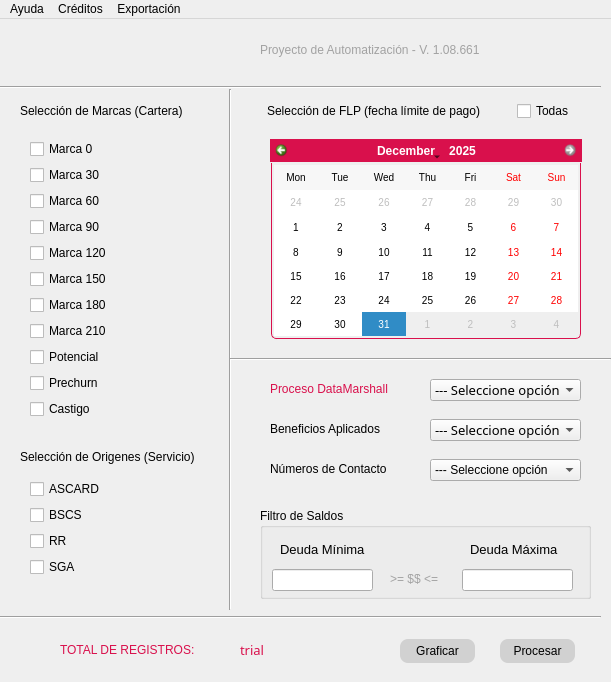
<?xml version="1.0" encoding="UTF-8"?>
<ui version="4.0">
 <class>Process_Data</class>
 <widget class="QMainWindow" name="Process_Data">
  <property name="enabled">
   <bool>true</bool>
  </property>
  <property name="geometry">
   <rect>
    <x>0</x>
    <y>0</y>
    <width>611</width>
    <height>682</height>
   </rect>
  </property>
  <property name="mouseTracking">
   <bool>false</bool>
  </property>
  <property name="focusPolicy">
   <enum>Qt::ClickFocus</enum>
  </property>
  <property name="acceptDrops">
   <bool>false</bool>
  </property>
  <property name="windowTitle">
   <string>Process DB</string>
  </property>
  <property name="toolButtonStyle">
   <enum>Qt::ToolButtonFollowStyle</enum>
  </property>
  <property name="animated">
   <bool>true</bool>
  </property>
  <widget class="QWidget" name="CentralWidget">
   <widget class="QCalendarWidget" name="calendarWidget">
    <property name="enabled">
     <bool>true</bool>
    </property>
    <property name="geometry">
     <rect>
      <x>270</x>
      <y>120</y>
      <width>312</width>
      <height>201</height>
     </rect>
    </property>
    <property name="minimumSize">
     <size>
      <width>312</width>
      <height>180</height>
     </size>
    </property>
    <property name="font">
     <font>
      <italic>false</italic>
     </font>
    </property>
    <property name="focusPolicy">
     <enum>Qt::ClickFocus</enum>
    </property>
    <property name="contextMenuPolicy">
     <enum>Qt::DefaultContextMenu</enum>
    </property>
    <property name="styleSheet">
     <string notr="true">#qt_calendar_navigationbar{

	background-color: rgb(217, 16, 76);
}

#qt_calendar_prevmonth,
#qt_calendar_nextmonth{
border: none;
qproperty-icon: none;

min-width:13 px;
max-width:13 px;
min-height:13 px;
max-height: 13 px;

border-radius: 5px;

background-color: transparent;
padding: 5px

}

#qt_calendar_prevmonth{
	margin-right: 5px;
	image: url(:/Ico_Calendar/ico/Right.png);
}
#qt_calendar_nextmonth{
	margin-left: 5px;
	image: url(:/Ico_Calendar/ico/Left.png);
}

#qt_calendar_prevmonth:hover,
#qt_calendar_nextmonth:hover{
	background-color: rgb(0, 0, 0);
}

#qt_calendar_prevmonth:pressed,
#qt_calendar_nextmonth:pressed{
	background-color: rgb(0, 0, 0);
}

#qt_calendar_calendarview{

	border: 1px solid #d9104c;
	border-top: 0px;
	border-bottom-left-radius: 5px;
	border-bottom-right-radius: 5px;
    font-size: 10px; 
	padding: 2px;
    margin: 1px;

}

#qt_calendar_calendarview::item:hover{
	border-radius: 5px;
	color: rgb(255, 255, 255);
	background-color: #d9104c;
}

#qt_calendar_calendarview::item:selected{
	border-radius: 5px;
	background-color: #d9104c;
}
</string>
    </property>
    <property name="minimumDate">
     <date>
      <year>2024</year>
      <month>2</month>
      <day>1</day>
     </date>
    </property>
    <property name="maximumDate">
     <date>
      <year>2025</year>
      <month>12</month>
      <day>31</day>
     </date>
    </property>
    <property name="gridVisible">
     <bool>false</bool>
    </property>
    <property name="verticalHeaderFormat">
     <enum>QCalendarWidget::NoVerticalHeader</enum>
    </property>
    <property name="dateEditAcceptDelay">
     <number>1500</number>
    </property>
   </widget>
   <widget class="QLabel" name="label_Origins">
    <property name="geometry">
     <rect>
      <x>20</x>
      <y>430</y>
      <width>211</width>
      <height>16</height>
     </rect>
    </property>
    <property name="styleSheet">
     <string notr="true">font: 63 10pt &quot;Bahnschrift SemiBold&quot;;</string>
    </property>
    <property name="text">
     <string>Selección de Origenes (Servicio)</string>
    </property>
   </widget>
   <widget class="QLabel" name="label_Benefits">
    <property name="geometry">
     <rect>
      <x>270</x>
      <y>400</y>
      <width>161</width>
      <height>20</height>
     </rect>
    </property>
    <property name="styleSheet">
     <string notr="true">/*color: rgb(217, 16, 76);*/
font: 63 10pt &quot;Bahnschrift SemiBold&quot;;</string>
    </property>
    <property name="text">
     <string>Beneficios Aplicados</string>
    </property>
   </widget>
   <widget class="Line" name="line_Horizontal">
    <property name="geometry">
     <rect>
      <x>220</x>
      <y>70</y>
      <width>20</width>
      <height>521</height>
     </rect>
    </property>
    <property name="orientation">
     <enum>Qt::Vertical</enum>
    </property>
   </widget>
   <widget class="QWidget" name="layoutWidget">
    <property name="geometry">
     <rect>
      <x>30</x>
      <y>120</y>
      <width>91</width>
      <height>282</height>
     </rect>
    </property>
    <layout class="QVBoxLayout" name="verticalLayout_Brands">
     <item>
      <widget class="QCheckBox" name="checkBox_Brand_0">
       <property name="text">
        <string>Marca 0</string>
       </property>
      </widget>
     </item>
     <item>
      <widget class="QCheckBox" name="checkBox_Brand_30">
       <property name="text">
        <string>Marca 30</string>
       </property>
      </widget>
     </item>
     <item>
      <widget class="QCheckBox" name="checkBox_Brand_60">
       <property name="text">
        <string>Marca 60</string>
       </property>
      </widget>
     </item>
     <item>
      <widget class="QCheckBox" name="checkBox_Brand_90">
       <property name="text">
        <string>Marca 90</string>
       </property>
      </widget>
     </item>
     <item>
      <widget class="QCheckBox" name="checkBox_Brand_120">
       <property name="text">
        <string>Marca 120</string>
       </property>
      </widget>
     </item>
     <item>
      <widget class="QCheckBox" name="checkBox_brand_150">
       <property name="text">
        <string>Marca 150</string>
       </property>
      </widget>
     </item>
     <item>
      <widget class="QCheckBox" name="checkBox_Brand_180">
       <property name="text">
        <string>Marca 180</string>
       </property>
      </widget>
     </item>
     <item>
      <widget class="QCheckBox" name="checkBox_Brand_210">
       <property name="text">
        <string>Marca 210</string>
       </property>
      </widget>
     </item>
     <item>
      <widget class="QCheckBox" name="checkBox_Brand_Potencial">
       <property name="text">
        <string>Potencial</string>
       </property>
      </widget>
     </item>
     <item>
      <widget class="QCheckBox" name="checkBox_Brand_Prechurn">
       <property name="text">
        <string>Prechurn</string>
       </property>
      </widget>
     </item>
     <item>
      <widget class="QCheckBox" name="checkBox_Brand_Castigo">
       <property name="text">
        <string>Castigo</string>
       </property>
      </widget>
     </item>
    </layout>
   </widget>
   <widget class="QWidget" name="layoutWidget">
    <property name="geometry">
     <rect>
      <x>30</x>
      <y>460</y>
      <width>73</width>
      <height>100</height>
     </rect>
    </property>
    <layout class="QVBoxLayout" name="verticalLayout_Origins">
     <item>
      <widget class="QCheckBox" name="checkBox_Origin_ASCARD">
       <property name="text">
        <string>ASCARD</string>
       </property>
      </widget>
     </item>
     <item>
      <widget class="QCheckBox" name="checkBox_Origin_BSCS">
       <property name="text">
        <string>BSCS</string>
       </property>
      </widget>
     </item>
     <item>
      <widget class="QCheckBox" name="checkBox_Origin_RR">
       <property name="text">
        <string>RR</string>
       </property>
      </widget>
     </item>
     <item>
      <widget class="QCheckBox" name="checkBox_Origin_SGA">
       <property name="text">
        <string>SGA</string>
       </property>
      </widget>
     </item>
    </layout>
   </widget>
   <widget class="QWidget" name="layoutWidget">
    <property name="geometry">
     <rect>
      <x>20</x>
      <y>80</y>
      <width>555</width>
      <height>24</height>
     </rect>
    </property>
    <layout class="QHBoxLayout" name="horizontalLayout_Selections_Brands_FLP">
     <item>
      <widget class="QLabel" name="label_Brands">
       <property name="styleSheet">
        <string notr="true">font: 63 10pt &quot;Bahnschrift SemiBold&quot;;</string>
       </property>
       <property name="text">
        <string>Selección de Marcas (Cartera)</string>
       </property>
      </widget>
     </item>
     <item>
      <spacer name="horizontalSpacer">
       <property name="orientation">
        <enum>Qt::Horizontal</enum>
       </property>
       <property name="sizeHint" stdset="0">
        <size>
         <width>58</width>
         <height>20</height>
        </size>
       </property>
      </spacer>
     </item>
     <item>
      <layout class="QHBoxLayout" name="horizontalLayout_FLP">
       <item>
        <widget class="QLabel" name="label_Dates_FLP">
         <property name="styleSheet">
          <string notr="true">font: 63 10pt &quot;Bahnschrift SemiBold&quot;;</string>
         </property>
         <property name="text">
          <string>Selección de FLP (fecha límite de pago)         </string>
         </property>
        </widget>
       </item>
       <item>
        <widget class="QCheckBox" name="checkBox_ALL_DATES_FLP">
         <property name="text">
          <string>Todas</string>
         </property>
        </widget>
       </item>
      </layout>
     </item>
    </layout>
   </widget>
   <widget class="QPushButton" name="pushButton_Process">
    <property name="geometry">
     <rect>
      <x>500</x>
      <y>620</y>
      <width>75</width>
      <height>24</height>
     </rect>
    </property>
    <property name="styleSheet">
     <string notr="true">QPushButton
{
	border-radius:8px;
	color: rgb(0, 0, 0);
	background-color: rgb(209, 209, 209);
}
QPushButton:Hover
{
	color: rgb(255, 255, 255);
	background-color: rgb(217, 16, 76);
}
QPushButton:pressed
{
	color: rgb(255, 255, 255);
	background-color: rgb(0, 0, 0);
}
</string>
    </property>
    <property name="text">
     <string>Procesar</string>
    </property>
    <property name="default">
     <bool>false</bool>
    </property>
   </widget>
   <widget class="QComboBox" name="comboBox_Benefits">
    <property name="geometry">
     <rect>
      <x>430</x>
      <y>400</y>
      <width>151</width>
      <height>22</height>
     </rect>
    </property>
    <property name="font">
     <font>
      <family>Bahnschrift Light</family>
      <pointsize>10</pointsize>
      <weight>3</weight>
      <italic>false</italic>
      <bold>false</bold>
     </font>
    </property>
    <property name="styleSheet">
     <string notr="true">font: 25 10pt &quot;Bahnschrift Light&quot;;</string>
    </property>
    <item>
     <property name="text">
      <string>--- Seleccione opción</string>
     </property>
    </item>
    <item>
     <property name="text">
      <string>Con Descuento</string>
     </property>
    </item>
    <item>
     <property name="text">
      <string>Sin Descuento</string>
     </property>
    </item>
    <item>
     <property name="text">
      <string>Todo</string>
     </property>
    </item>
   </widget>
   <widget class="QLabel" name="label_LOGO">
    <property name="geometry">
     <rect>
      <x>70</x>
      <y>20</y>
      <width>109</width>
      <height>31</height>
     </rect>
    </property>
    <property name="text">
     <string/>
    </property>
    <property name="pixmap">
     <pixmap>../resources/ico/Logo_Label.png</pixmap>
    </property>
    <property name="scaledContents">
     <bool>true</bool>
    </property>
   </widget>
   <widget class="Line" name="line_Vertical_Tittle">
    <property name="geometry">
     <rect>
      <x>0</x>
      <y>60</y>
      <width>601</width>
      <height>16</height>
     </rect>
    </property>
    <property name="orientation">
     <enum>Qt::Horizontal</enum>
    </property>
   </widget>
   <widget class="QLabel" name="label_Contact_Min">
    <property name="geometry">
     <rect>
      <x>270</x>
      <y>440</y>
      <width>161</width>
      <height>20</height>
     </rect>
    </property>
    <property name="styleSheet">
     <string notr="true">/*color: rgb(217, 16, 76);*/
font: 63 10pt &quot;Bahnschrift SemiBold&quot;;</string>
    </property>
    <property name="text">
     <string>Números de Contacto</string>
    </property>
   </widget>
   <widget class="QComboBox" name="comboBox_Min_Contact">
    <property name="geometry">
     <rect>
      <x>430</x>
      <y>440</y>
      <width>151</width>
      <height>22</height>
     </rect>
    </property>
    <property name="styleSheet">
     <string notr="true">font: 25 10pt &quot;Bahnschrift Light&quot;;</string>
    </property>
    <item>
     <property name="text">
      <string>--- Seleccione opción</string>
     </property>
    </item>
    <item>
     <property name="text">
      <string>Celular</string>
     </property>
    </item>
    <item>
     <property name="text">
      <string>Fijo</string>
     </property>
    </item>
    <item>
     <property name="text">
      <string>Todos</string>
     </property>
    </item>
   </widget>
   <widget class="QPushButton" name="pushButton_Graphic">
    <property name="geometry">
     <rect>
      <x>400</x>
      <y>620</y>
      <width>75</width>
      <height>24</height>
     </rect>
    </property>
    <property name="styleSheet">
     <string notr="true">QPushButton
{
	border-radius:8px;
	color: rgb(0, 0, 0);
	background-color: rgb(209, 209, 209);
}
QPushButton:Hover
{
	color: rgb(255, 255, 255);
	background-color: rgb(217, 16, 76);
}
QPushButton:pressed
{
	color: rgb(255, 255, 255);
	background-color: rgb(0, 0, 0);
}
</string>
    </property>
    <property name="text">
     <string>Graficar</string>
    </property>
    <property name="default">
     <bool>false</bool>
    </property>
   </widget>
   <widget class="QLabel" name="label_Selection_Process">
    <property name="geometry">
     <rect>
      <x>270</x>
      <y>360</y>
      <width>161</width>
      <height>20</height>
     </rect>
    </property>
    <property name="styleSheet">
     <string notr="true">color: rgb(217, 16, 76);
font: 63 10pt &quot;Bahnschrift SemiBold&quot;;</string>
    </property>
    <property name="text">
     <string>Proceso DataMarshall</string>
    </property>
   </widget>
   <widget class="QComboBox" name="comboBox_Selected_Process">
    <property name="geometry">
     <rect>
      <x>430</x>
      <y>360</y>
      <width>151</width>
      <height>22</height>
     </rect>
    </property>
    <property name="font">
     <font>
      <family>Bahnschrift Light</family>
      <pointsize>10</pointsize>
      <weight>3</weight>
      <italic>false</italic>
      <bold>false</bold>
     </font>
    </property>
    <property name="styleSheet">
     <string notr="true">font: 25 10pt &quot;Bahnschrift Light&quot;;</string>
    </property>
    <item>
     <property name="text">
      <string>--- Seleccione opción</string>
     </property>
    </item>
    <item>
     <property name="text">
      <string>BOT</string>
     </property>
    </item>
    <item>
     <property name="text">
      <string>EMAIL</string>
     </property>
    </item>
    <item>
     <property name="text">
      <string>IVR</string>
     </property>
    </item>
    <item>
     <property name="text">
      <string>SMS</string>
     </property>
    </item>
   </widget>
   <widget class="QLabel" name="label_Mod_Init_CTA_Min">
    <property name="geometry">
     <rect>
      <x>280</x>
      <y>520</y>
      <width>91</width>
      <height>20</height>
     </rect>
    </property>
    <property name="font">
     <font>
      <family>Leelawadee UI</family>
      <pointsize>10</pointsize>
      <weight>50</weight>
      <italic>false</italic>
      <bold>false</bold>
     </font>
    </property>
    <property name="styleSheet">
     <string notr="true">font: 10pt &quot;Leelawadee UI&quot;;</string>
    </property>
    <property name="text">
     <string>Deuda Mínima</string>
    </property>
   </widget>
   <widget class="QLabel" name="label_Mod_Init_CTA_Max">
    <property name="geometry">
     <rect>
      <x>470</x>
      <y>520</y>
      <width>91</width>
      <height>20</height>
     </rect>
    </property>
    <property name="font">
     <font>
      <family>Leelawadee UI</family>
      <pointsize>10</pointsize>
      <weight>50</weight>
      <italic>false</italic>
      <bold>false</bold>
     </font>
    </property>
    <property name="styleSheet">
     <string notr="true">font: 10pt &quot;Leelawadee UI&quot;;</string>
    </property>
    <property name="text">
     <string>Deuda Máxima</string>
    </property>
   </widget>
   <widget class="QLineEdit" name="lineEdit_Mod_Init_Min">
    <property name="geometry">
     <rect>
      <x>272</x>
      <y>550</y>
      <width>101</width>
      <height>22</height>
     </rect>
    </property>
   </widget>
   <widget class="QLineEdit" name="lineEdit_Mod_Init_Max">
    <property name="geometry">
     <rect>
      <x>462</x>
      <y>550</y>
      <width>111</width>
      <height>22</height>
     </rect>
    </property>
   </widget>
   <widget class="QLabel" name="label_Mod_Init_CTA_">
    <property name="geometry">
     <rect>
      <x>390</x>
      <y>550</y>
      <width>61</width>
      <height>20</height>
     </rect>
    </property>
    <property name="styleSheet">
     <string notr="true">font: 11pt &quot;Microsoft Yi Baiti&quot;;
color: rgb(163, 163, 163);
font: 75 10pt &quot;MS Shell Dlg 2&quot;;</string>
    </property>
    <property name="text">
     <string>&gt;= $$ &lt;=</string>
    </property>
   </widget>
   <widget class="QGroupBox" name="Mod_Init_CTA_Group">
    <property name="geometry">
     <rect>
      <x>260</x>
      <y>489</y>
      <width>331</width>
      <height>91</height>
     </rect>
    </property>
    <property name="styleSheet">
     <string notr="true">font: 63 10pt &quot;Bahnschrift SemiBold&quot;;</string>
    </property>
    <property name="title">
     <string>Filtro de Saldos</string>
    </property>
   </widget>
   <widget class="Line" name="line_Vertical_2">
    <property name="geometry">
     <rect>
      <x>0</x>
      <y>590</y>
      <width>601</width>
      <height>16</height>
     </rect>
    </property>
    <property name="orientation">
     <enum>Qt::Horizontal</enum>
    </property>
   </widget>
   <widget class="QLabel" name="label_Total_Registers">
    <property name="geometry">
     <rect>
      <x>60</x>
      <y>620</y>
      <width>161</width>
      <height>21</height>
     </rect>
    </property>
    <property name="styleSheet">
     <string notr="true">color: rgb(217, 16, 76);
font: 87 9pt &quot;Arial Black&quot;;</string>
    </property>
    <property name="text">
     <string>TOTAL DE REGISTROS:</string>
    </property>
   </widget>
   <widget class="Line" name="line_Vertical_3">
    <property name="geometry">
     <rect>
      <x>230</x>
      <y>330</y>
      <width>381</width>
      <height>20</height>
     </rect>
    </property>
    <property name="orientation">
     <enum>Qt::Horizontal</enum>
    </property>
   </widget>
   <widget class="QLabel" name="label_Total_Registers_2">
    <property name="geometry">
     <rect>
      <x>240</x>
      <y>620</y>
      <width>111</width>
      <height>21</height>
     </rect>
    </property>
    <property name="font">
     <font>
      <family>Arial Black</family>
      <pointsize>10</pointsize>
      <weight>10</weight>
      <italic>false</italic>
      <bold>false</bold>
     </font>
    </property>
    <property name="styleSheet">
     <string notr="true">color: rgb(217, 16, 76);
font: 87 10pt &quot;Arial Black&quot;;</string>
    </property>
    <property name="text">
     <string>trial</string>
    </property>
   </widget>
   <widget class="QLabel" name="label_Version_Control">
    <property name="geometry">
     <rect>
      <x>260</x>
      <y>20</y>
      <width>281</width>
      <height>21</height>
     </rect>
    </property>
    <property name="styleSheet">
     <string notr="true">color: rgb(162, 162, 162);
font: italic 10pt &quot;MS Sans Serif&quot;;</string>
    </property>
    <property name="text">
     <string>Proyecto de Automatización - V. 1.08.661</string>
    </property>
   </widget>
   <zorder>Mod_Init_CTA_Group</zorder>
   <zorder>calendarWidget</zorder>
   <zorder>label_Origins</zorder>
   <zorder>label_Benefits</zorder>
   <zorder>line_Horizontal</zorder>
   <zorder>layoutWidget</zorder>
   <zorder>layoutWidget</zorder>
   <zorder>layoutWidget</zorder>
   <zorder>pushButton_Process</zorder>
   <zorder>comboBox_Benefits</zorder>
   <zorder>label_LOGO</zorder>
   <zorder>line_Vertical_Tittle</zorder>
   <zorder>label_Contact_Min</zorder>
   <zorder>comboBox_Min_Contact</zorder>
   <zorder>pushButton_Graphic</zorder>
   <zorder>label_Selection_Process</zorder>
   <zorder>comboBox_Selected_Process</zorder>
   <zorder>label_Mod_Init_CTA_Min</zorder>
   <zorder>label_Mod_Init_CTA_Max</zorder>
   <zorder>lineEdit_Mod_Init_Min</zorder>
   <zorder>lineEdit_Mod_Init_Max</zorder>
   <zorder>label_Mod_Init_CTA_</zorder>
   <zorder>line_Vertical_2</zorder>
   <zorder>label_Total_Registers</zorder>
   <zorder>line_Vertical_3</zorder>
   <zorder>label_Total_Registers_2</zorder>
   <zorder>label_Version_Control</zorder>
  </widget>
  <widget class="QMenuBar" name="menuBar">
   <property name="geometry">
    <rect>
     <x>0</x>
     <y>0</y>
     <width>611</width>
     <height>21</height>
    </rect>
   </property>
   <widget class="QMenu" name="menu_Help">
    <property name="title">
     <string>Ayuda</string>
    </property>
    <addaction name="action_Files_Soported"/>
    <addaction name="action_Guide_2"/>
   </widget>
   <widget class="QMenu" name="menu_Creditos">
    <property name="title">
     <string>Créditos</string>
    </property>
    <addaction name="action_Developers"/>
   </widget>
   <widget class="QMenu" name="menu_Export">
    <property name="title">
     <string>Exportación</string>
    </property>
    <addaction name="action_Lists"/>
    <addaction name="action_Pictionary"/>
    <addaction name="action_Min_Corp"/>
   </widget>
   <addaction name="menu_Help"/>
   <addaction name="menu_Creditos"/>
   <addaction name="menu_Export"/>
  </widget>
  <action name="action_Guide">
   <property name="text">
    <string>Guía</string>
   </property>
  </action>
  <action name="action_HELP">
   <property name="text">
    <string>Ayuda</string>
   </property>
  </action>
  <action name="action_Developers">
   <property name="text">
    <string>Desarrolladores</string>
   </property>
  </action>
  <action name="action_Guide_2">
   <property name="text">
    <string>Guía de uso</string>
   </property>
  </action>
  <action name="action_Files_Soported">
   <property name="text">
    <string>Archivos soportados</string>
   </property>
  </action>
  <action name="action_Lists">
   <property name="text">
    <string>Listas de referencia</string>
   </property>
  </action>
  <action name="action_Pictionary">
   <property name="text">
    <string>Diccionarios incluidos</string>
   </property>
  </action>
  <action name="action_Min_Corp">
   <property name="text">
    <string>Números espía (Corp)</string>
   </property>
  </action>
 </widget>
 <resources>
  <include location="../resources/Picture.qrc"/>
 </resources>
 <connections/>
</ui>
